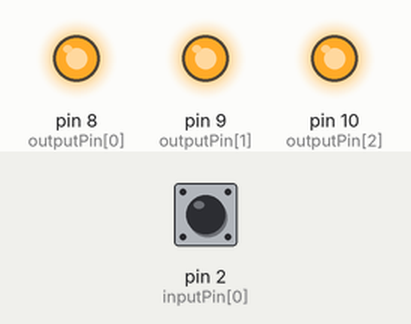
The sketch below on a simulated Arduino Uno, built with avr-gcc and run on an emulated ATmega328P. Shown: output pins drawn as LEDs (lit = HIGH). The inputs (shaded band) are chosen by the test bench; at power-on: pin 2 (inputPin[0]) HIGH.

Above: at 1.2 s.
1.3 s: pin 2 (inputPin[0]) pulled LOW for 0.15 s
At 1.47 s:
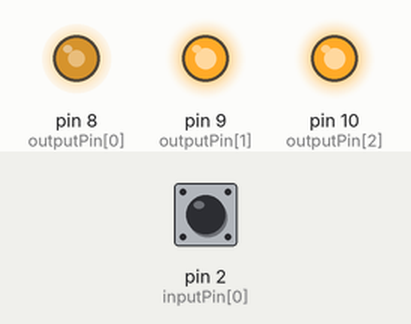
3.0 s: pin 2 (inputPin[0]) pulled LOW for 1 s
At 5.2 s:
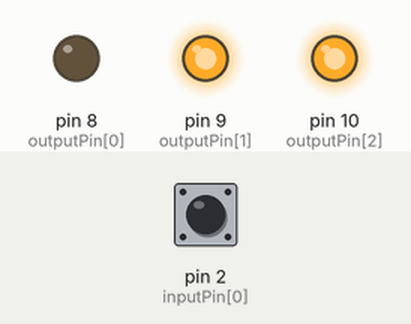
5.5 s: pin 2 (inputPin[0]) pulled LOW for 3.2 s
At 6.6 s:
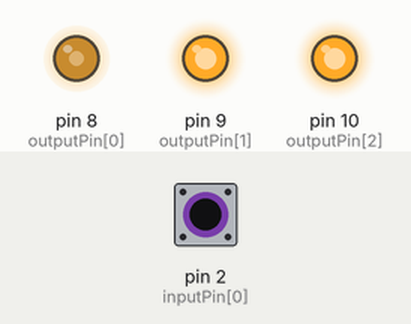
Timing chart, 0 to 10.2 s (numbered marks = the images above; inputs shaded):
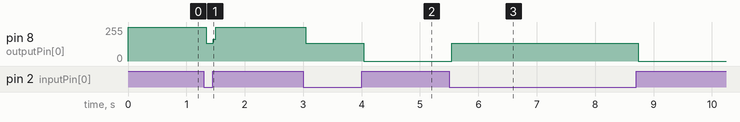

Measured:
- after the input at 1.3 s, pin 8 (outputPin[0]): 255/255 → 133/255 at once, → 255/255 0.12 s later
- after the input at 3.0 s, pin 8 (outputPin[0]): 255/255 → 133/255 at once, → 0/255 1.0 s later
- after the input at 5.5 s, pin 8 (outputPin[0]): 0/255 → 133/255 at once, → 0/255 3.2 s later

The sketch:

Blink_3LED_004.ino
```cpp
int inputPin[] = {2, 3, 4, 5};
int outputPin[] = {8, 9, 10};

int switchCon = 0;

// the setup function runs once when you press reset or power the board
void setup() {
  pinMode(inputPin[0], INPUT_PULLUP);
  pinMode(inputPin[1], INPUT_PULLUP);
  pinMode(inputPin[2], INPUT_PULLUP);
  pinMode(inputPin[3], INPUT_PULLUP);

  pinMode(outputPin[0], OUTPUT);
  pinMode(outputPin[1], OUTPUT);
  pinMode(outputPin[2], OUTPUT);

  digitalWrite(outputPin[0], HIGH);
  digitalWrite(outputPin[1], HIGH);
  digitalWrite(outputPin[2], HIGH);
}

void outputMethod(int a, int b, int c){
  digitalWrite(outputPin[0], a);
  digitalWrite(outputPin[1], b);
  digitalWrite(outputPin[2], c);
}

void switchOn(int a, int b, int c, int d){
  if(switchCon == 0 && digitalRead(a) == LOW){
    outputMethod(LOW,HIGH,HIGH);
    } // else if (digitalRead(b) == LOW){
//    outputMethod(HIGH,LOW,HIGH);
//  } else if (digitalRead(c) == LOW){
//    outputMethod(HIGH,HIGH,LOW);
//  } else if (digitalRead(d) == LOW){
//    outputMethod(LOW,LOW,LOW);
//  } else {
////    outputMethod(HIGH,HIGH,HIGH);
//  }
    switchCon = 1;
}

void switchOff(int a, int b, int c, int d){
  if(switchCon == 1 && digitalRead(a) == LOW){
    outputMethod(HIGH,HIGH,HIGH);
  } //else if (digitalRead(b) == LOW){
//    outputMethod(HIGH,LOW,HIGH);
//  } else if (digitalRead(c) == LOW){
//    outputMethod(HIGH,HIGH,LOW);
//  } else if (digitalRead(d) == LOW){
//    outputMethod(LOW,LOW,LOW);
//  } else {
//    outputMethod(HIGH,HIGH,HIGH);
//  }
    switchCon = 0;
}

// the loop function runs over and over again forever
void loop() {
  switchOn(inputPin[0], inputPin[1], inputPin[2], inputPin[3]);
  switchOff(inputPin[0], inputPin[1], inputPin[2], inputPin[3]);
}
```
